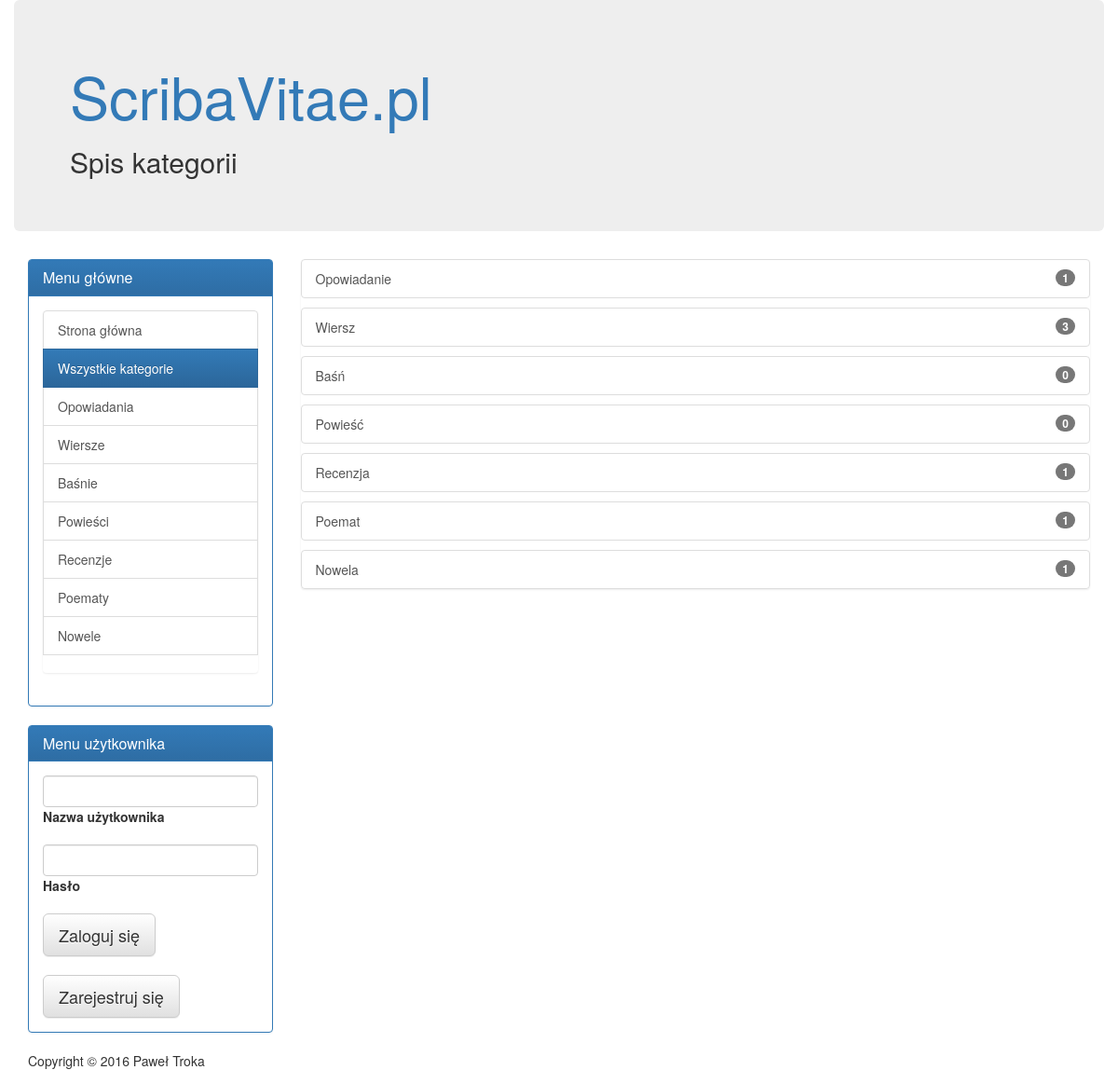
/kategorie/, run on the app's committed database.
### ScribaVitae/models.py (models this page shows, shortened)
class Category(models.Model):
    name = models.CharField(max_length=200)

### ScribaVitae/views.py (the view)
# urls.py: url(r'^kategorie/$', views.listCategories, name='listCategories'),
@require_GET
def listCategories(request):
    categories = Category.objects.all()
    return render(request,'listCategories.html',{'categories' : categories})

### templates/listCategories.html (shortened to what this page needs)
{% extends "base.html" %}
{% block title2 %}Spis kategorii{% endblock %}
{% block content %}
    <div class="list-group">
        {% for category in categories.all %}
    <p><a class="list-group-item" href="{% url 'showCategory' category.id %}">{{ category.name }} <span class="badge">{{ category.literarywork_set.count }}</span></a></p>
{% endfor %}
</div>
{% endblock %}

### data on the page
Category: name "Opowiadanie", literarywork_set.count "1"
Category: name "Wiersz", literarywork_set.count "3"
Category: name "Baśń", literarywork_set.count "0"
Category: name "Powieść", literarywork_set.count "0"
Category: name "Recenzja", literarywork_set.count "1"
Category: name "Poemat", literarywork_set.count "1"
Category: name "Nowela", literarywork_set.count "1"
